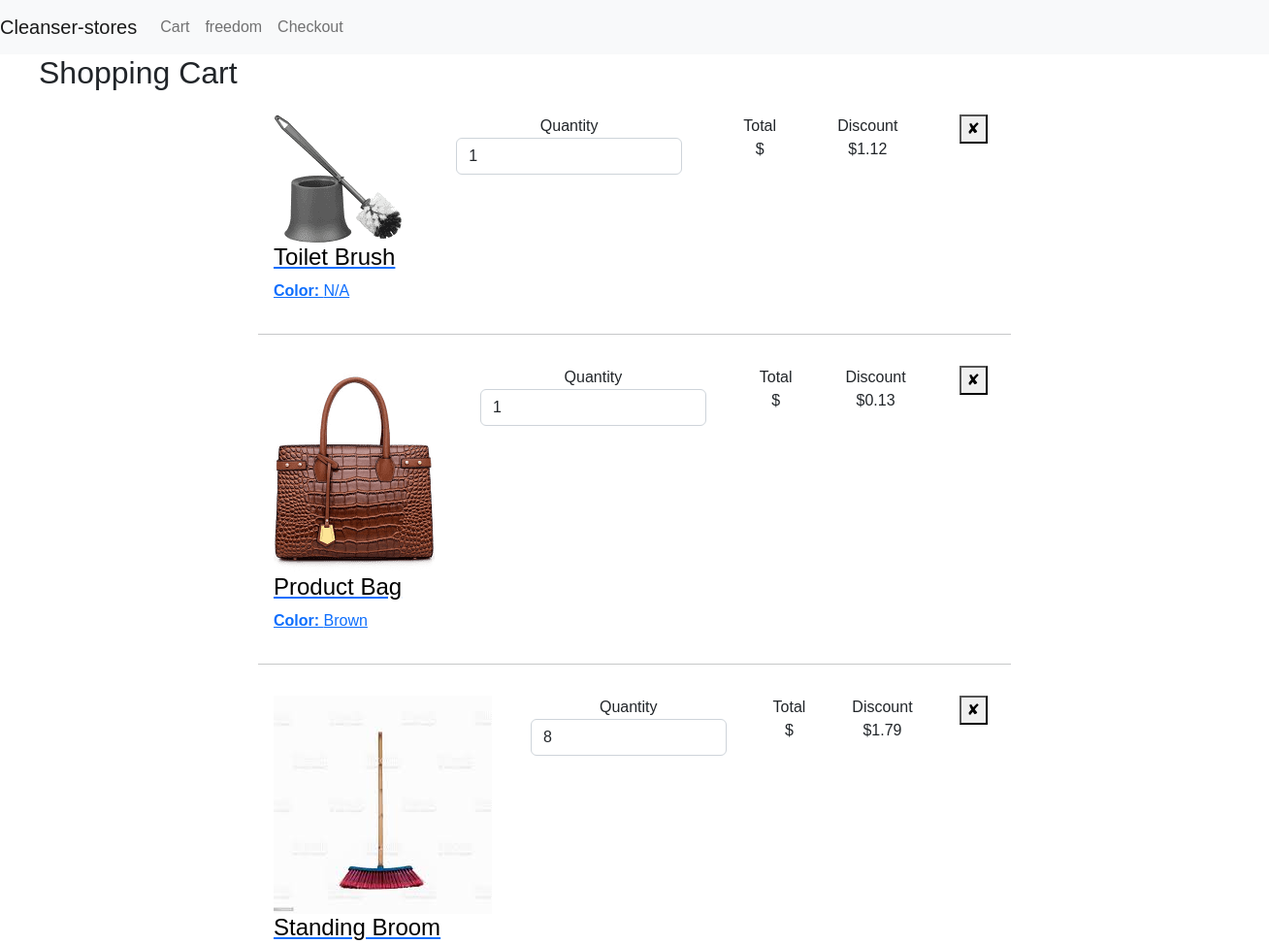
Before: /cart/ (signed in, upper part) with the older database file.
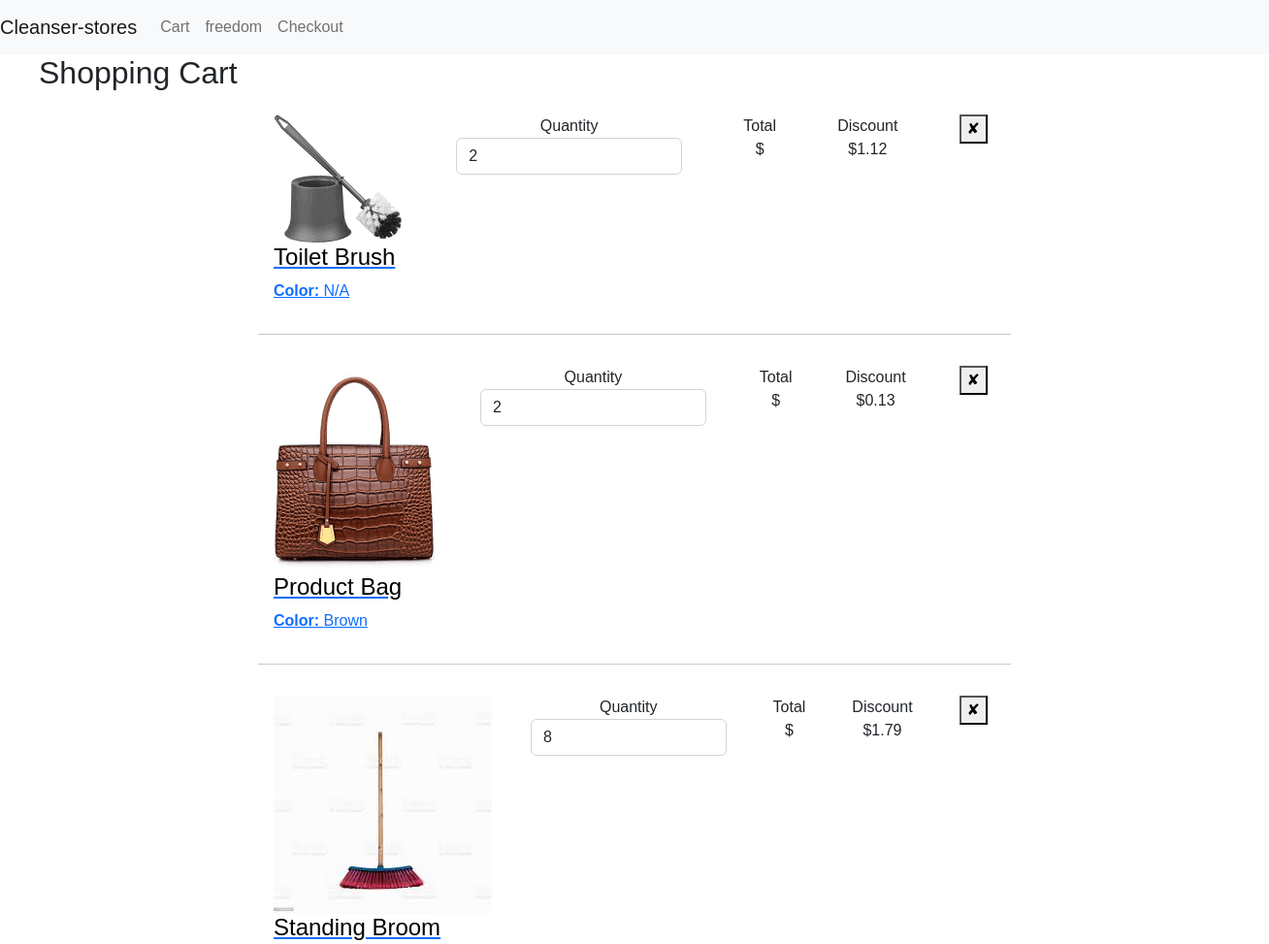
After: the same page with the newer database file.
### store/models.py (models this page shows)
class Product(models.Model):
    customers=models.ManyToManyField(User,blank=True)
    name = models.CharField(max_length=200, unique=True)
    price = models.DecimalField(max_digits=6, decimal_places=2, default=1.00)
    discount = models.DecimalField(max_digits=6, decimal_places=2, default=1.00)
    order=models.IntegerField(default=1,null=False)
    rating=models.IntegerField(default=5)
    country_of_origin=models.CharField(max_length=50, default="Nigeria", null=True)
    description=models.TextField(null=True,blank=True)
    colour = models.CharField(default='N/A', max_length=15)
    avatar = models.ImageField(null=True, default="cart.jpg")
    updated=models.DateTimeField(auto_now=True) #will take a time stamp when the model is updated
    created=models.DateTimeField(auto_now_add=True) #auto_now_add only takes the first time. It does not update
    def __str__(self):
        return self.name

### store/views.py (the view)
# urls.py: path('cart/',views.cart,name='cart'),
@login_required(login_url='login')
def cart(request):
    user=request.user
    products = user.product_set.all()
    total_int = get_total(request, products)
    if request.POST.get("delete")=='delete':
        product.customers.remove(request.user)
        product.save()
    context={"products":products, "total":total_int}
    return render(request,'store/cart.html',context)

### store/views.py (called while the page is built)
def get_total(request,products):
    total_int = int()
    for product in products:
        product.discount = float(str(0.13 * float(product.price))[:4])
        total_int += product.price
        product.order=request.POST.get(product.name) if request.POST.get(product.name) else product.order
        product.save()
    return total_int

### store/templates/store/cart.html (shortened to what this page needs)
{% extends 'store/main.html' %}
{% load static %}
{% block content %}
{% if products %}
<h2 style="position:relative; right:-40px;">Shopping Cart</h2>
<div class="container pb-3 mb-1" style="max-width:800px; margin-bottom:200px;">
    <form method="POST" action="">
    {% for product in products %}
    <div class="cart-item d-md-flex justify-content-between">
        <div class="px-3 my-3">
            <a class="cart-item-product" href="{% url 'product' product.id %}">
                <div class="cart-item-product-thumb"><img src="{{product.avatar.url}}" alt="Product"></div>
                <div class="cart-item-product-info">
                    <h4 class="cart-item-product-info" style="color:black;">{{product.name}}</h4><span><strong>Color: </strong>{{product.colour}}</span>
                </div>
            </a>
        </div>
        <div class="px-4 my-3 text-center">
            <div class="cart-item-label">Quantity</div>
            <div class="count-input">
                <input type="number" value="{{product.order}}" min=1 class="form-control" name="{{product}}"/>
            </div>
        </div>
        <div class="px-4 my-3 text-center">
            <div class="cart-item-label">Total</div><span class="text-xl font-weight-medium">${{product.total}}</span>
        </div>
        <div class="px-4 my-3 text-center">
            <div class="cart-item-label">Discount</div><span class="text-xl font-weight-medium">${{product.discount}}</span>
        </div>
        <div class="px-4 my-3 text-center">
            <div class="cart-item-label"><button type="submit" >&#x2718;</button></div>
        </div>
    </div>
    <hr>
    {% endfor %}
    </div>
    </div>
    {% endif %}
{% endblock %}

### store/templates/store/main.html (shortened to what this page needs)
{% load static %}
<!DOCTYPE html>
<html>
<head>
    <link rel="stylesheet" type="text/css" href="{% static 'css/main.css' %}">
	<link href="https://maxcdn.bootstrapcdn.com/font-awesome/4.3.0/css/font-awesome.min.css" rel="stylesheet">
    <link href="https://cdn.jsdelivr.net/npm/bootstrap@5.2.0-beta1/dist/css/bootstrap.min.css" rel="stylesheet">
</head>
<body>
  <nav class="navbar navbar-expand-lg navbar-light bg-light">
    <a class="navbar-brand" href="{% url 'store' %}">Cleanser-stores</a>
    <div class="collapse navbar-collapse" id="navbarNav">
      <ul class="navbar-nav">
        <li class="nav-item active">
          <a class="nav-link" href="{% url 'cart' %}">Cart</a>
        </li>
        <li class="nav-item">
		{% if request.user.is_authenticated %}
          <a class="nav-link" href="{% url 'login' %}">{{request.user.username}}</a>
		  {% else %}
		    <a class="nav-link" href="{% url 'login' %}">Login</a>
			{% endif %}
        </li>
        <li class="nav-item">
          <a class="nav-link" href="{% url 'checkout' %}">Checkout</a>
        </li>
      </ul>
    </div>
  </nav>
  <div class="page">
    {% block content %}
    {% endblock %}
</body>
</html>

### static/css/main.css (style rules this page uses)
body { margin-top:20px; background:#eee; }
.page { margin-bottom: 200px; }
body { margin-top:20px; }
body { background-color: #eee; font-family: 'Calibri', sans-serif !important; }

Changed rows visible on the page:
changed Product "Toilet Brush": order "1" → "2"
changed Product "Product Bag": order "1" → "2"
